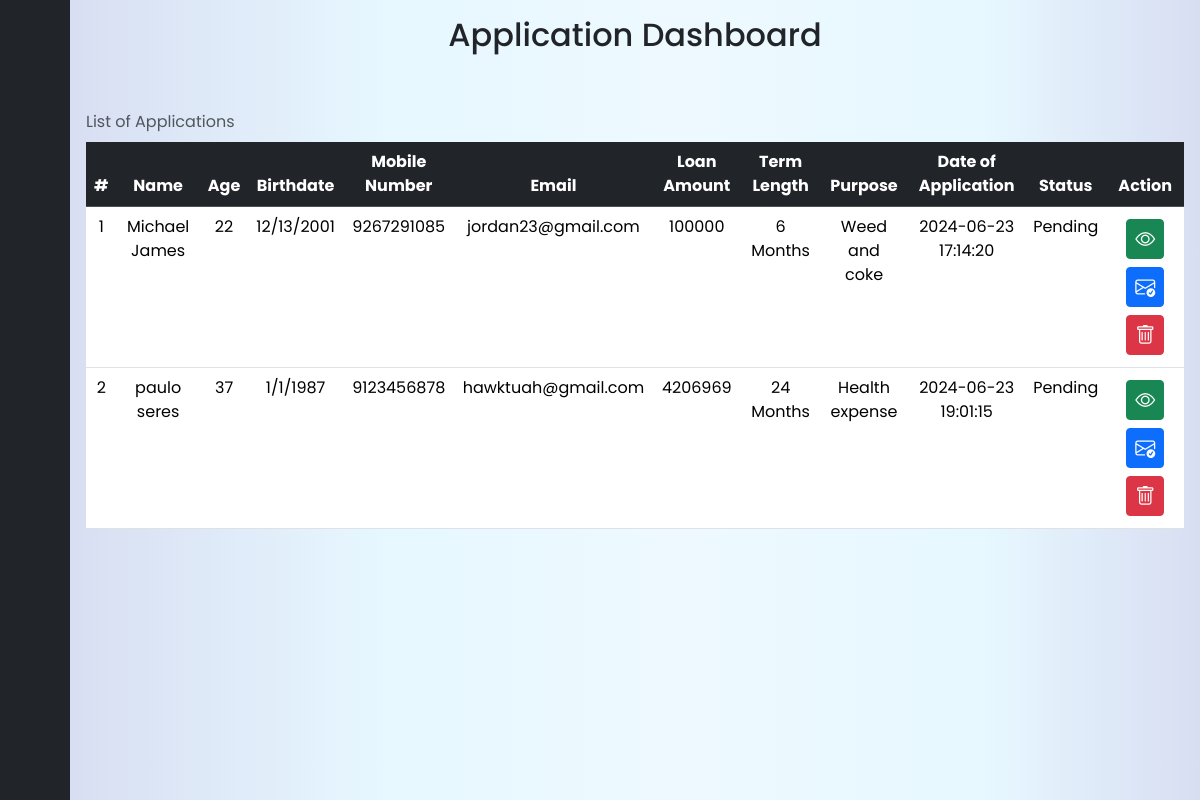
Page /index.php (signed in) on the earlier database version.
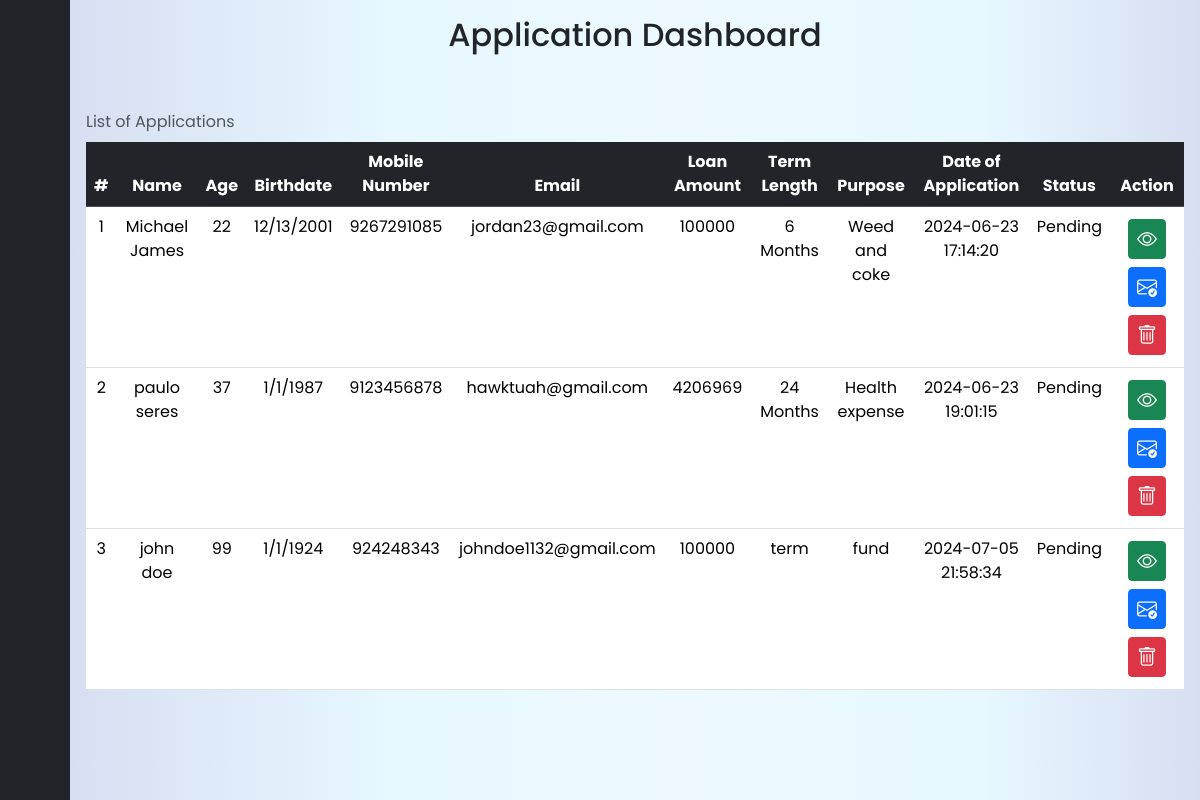
Same page on the later database version.
### tables this page shows
CREATE TABLE `application` (
  `id` int(11) NOT NULL,
  `fname` varchar(100) NOT NULL,
  `lname` varchar(100) NOT NULL,
  `age` int(11) NOT NULL,
  `bmonth` tinyint(2) NOT NULL,
  `bday` tinyint(2) NOT NULL,
  `byear` int(4) NOT NULL,
  `phonenum` bigint(20) NOT NULL,
  `email` varchar(50) NOT NULL,
  `street1` varchar(100) NOT NULL,
  `street2` varchar(100) NOT NULL,
  `city` varchar(100) NOT NULL,
  `province` varchar(100) NOT NULL,
  `postal` int(8) NOT NULL,
  `country` varchar(255) NOT NULL,
  `loanAmount` int(7) NOT NULL,
  `term` varchar(255) NOT NULL,
  `fundPurpose` varchar(100) NOT NULL,
  `applyDate` datetime NOT NULL DEFAULT current_timestamp(),
  `directorStatus` varchar(25) NOT NULL DEFAULT 'Pending',
  `presidentStatus` varchar(25) NOT NULL DEFAULT 'Pending',
  `applicationStatus` varchar(25) NOT NULL DEFAULT 'Pending',
  `remark` varchar(255) DEFAULT NULL,
  `collector` varchar(255) NOT NULL DEFAULT 'Pending'
);

### index.php (the view, shortened to what this page needs)
<?php
    include("connect.php")
?>
<!DOCTYPE html>
<html lang="en">
<head>
    <link href="https://cdn.lineicons.com/4.0/lineicons.css" rel="stylesheet" />
    <link href="https://cdn.jsdelivr.net/npm/bootstrap@5.3.0-alpha3/dist/css/bootstrap.min.css" rel="stylesheet"
>
    <link href="https://cdn.lineicons.com/4.0/lineicons.css" rel="stylesheet">
    <link href="https://cdn.jsdelivr.net/npm/bootstrap@5.3.3/dist/css/bootstrap.min.css" rel="stylesheet">
    <link rel="stylesheet" href="https://cdn.jsdelivr.net/npm/bootstrap-icons@1.11.3/font/bootstrap-icons.min.css">
    <link rel="stylesheet" href="source/index.css">
</head>
<body style="">
    <div class="wrapper">
        <aside id="sidebar">
            <div class="d-flex">
                <button class="toggle-btn" type="button">
                </button>
            </div>
            <ul class="sidebar-nav">
                <li class="sidebar-item pstn">
                    <a class="sidebar-link">
                    </a>
                </li>
                <li class="sidebar-item">
                    <a href="index.php" class="sidebar-link">
                    </a>
                </li>
                <li class="sidebar-item">
                    <a href="#" class="sidebar-link">
                    </a>
                </li>
                <li class="sidebar-item">
                    <a href="#" class="sidebar-link">
                    </a>
                </li>
                <li class="sidebar-item">
                    <a href="#" class="sidebar-link">
                    </a>
                </li>
            </ul>
            <div class="sidebar-footer mb-3">
                <a href="action/logout.php" class="sidebar-link">
                </a>
            </div>
        </aside>
        <div class="main p-3" >
            <div class="container1 table-responsive">
                <h2 class="titlewrap mb-5 text-center">Application Dashboard</h2>
                <table class="table table-stripped table-hover mt-3 text-center rounded border-2">
                    <caption class="caption-top">List of Applications</caption>
                    <thead class="table-dark">
                        <tr>
                            <th>#</th>
                            <th>Name</th>
                            <th>Age</th>
                            <th>Birthdate</th>
                            <th>Mobile Number</th>
                            <th>Email</th>
                            <th>Loan Amount</th>
                            <th>Term Length</th>
                            <th>Purpose</th>
                            <th>Date of Application</th>
                            <th>Status</th>
                            <th>Action</th>
                        </tr>
                    </thead>
                    <tbody>
                        <?php
                            $sql = "select * from application";
                            $result = $data->query($sql);
                            while($row = $result->fetch_assoc())
                            {
                                echo "
                                <tr>
                                    <td>$row[id]</td>
                                    <td>$row[fname] $row[lname]</td>
                                    <td>$row[age]</td>
                                    <td>$row[bmonth]/$row[bday]/$row[byear]</td>
                                    <td>$row[phonenum]</td>
                                    <td>$row[email]</td>
                                    <td>$row[loanAmount]</td>
                                    <td>$row[term]</td>
                                    <td>$row[fundPurpose]</td>
                                    <td>$row[applyDate]</td>
                                    <td>$row[applicationStatus]</td>
                                    <td>
                                        <div class='d-grid gap-2 d-md-block'>
                                        <a class='btn btn-success btn-sm m-1 fs-5 align-baseline viewBtn' data-bs-toggle='modal' data-bs-target='#viewData' data-id='" . $row['id'] . "'><i class='bi bi-eye'></i></a>
                                        <a class='btn btn-primary btn-sm m-1 fs-5 align-baseline' ><i class='bi bi-envelope-check'></i></a>
                                        <a class='btn btn-danger btn-sm m-1 fs-5 align-baseline' ><i class='bi bi-trash'></i></a>
                                        </div>
                                    </td>
                                </tr>
                                ";
                            }
                        ?>
                    </tbody>
                </table>
            </div>
        </div>
    </div>
</body>
</html>

Differences in the rows shown:
added application: id "3", fname "john", lname "doe", age "99", bmonth "1", bday "1", byear "1924", phonenum "924248343", email "johndoe1132@gmail.com", loanAmount "100000", term "term", fundPurpose "fund", applyDate "2024-07-05 21:58:34", applicationStatus "Pending"
